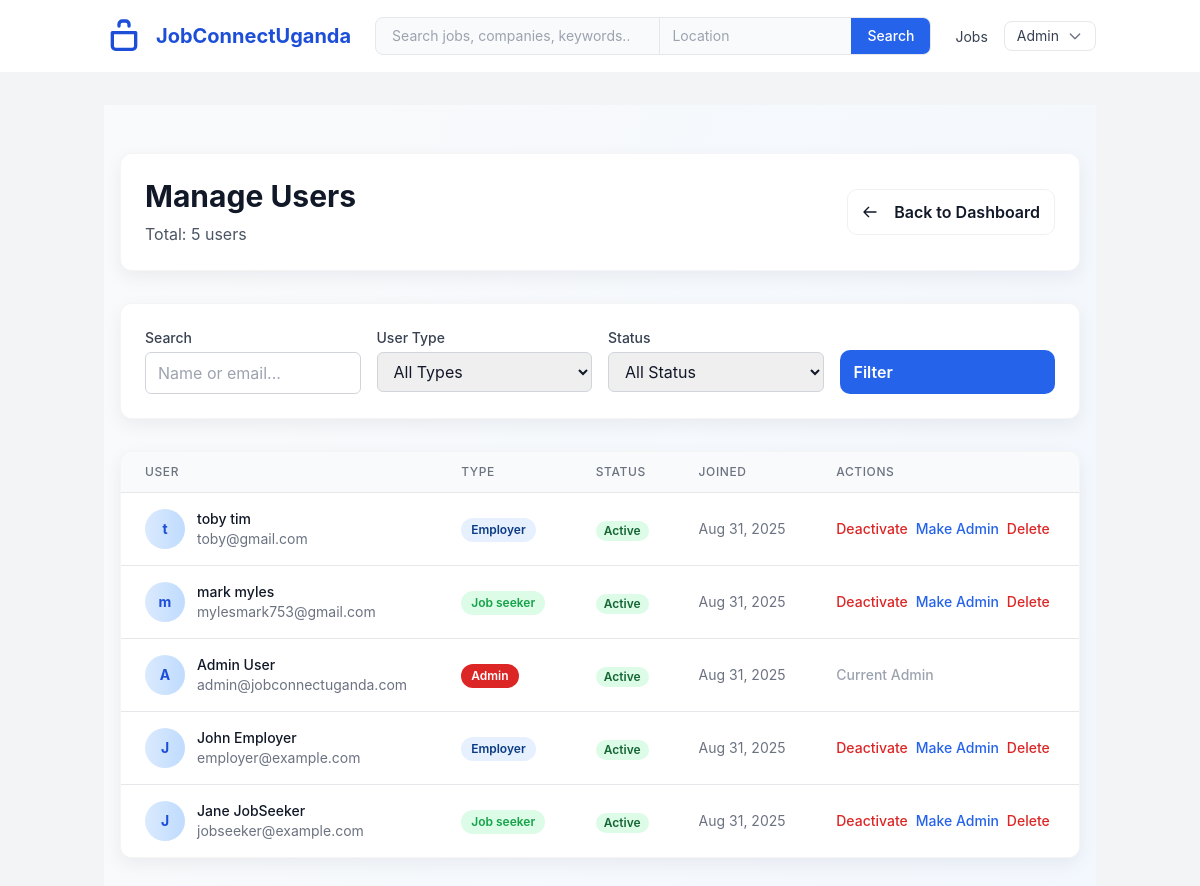
Page /Admin/users.php (signed in) on the committed database.
### tables this page shows
CREATE TABLE users (
    user_id INTEGER PRIMARY KEY AUTOINCREMENT,
    email TEXT NOT NULL UNIQUE,
    password_hash TEXT NOT NULL,
    user_type TEXT CHECK(user_type IN ('job_seeker', 'employer', 'admin')) NOT NULL,
    first_name TEXT NOT NULL,
    last_name TEXT NOT NULL,
    phone TEXT,
    created_at DATETIME DEFAULT CURRENT_TIMESTAMP,
    last_login DATETIME,
    is_active INTEGER DEFAULT 1
, password VARCHAR(255));

### Includes/functions.php (called while the page is built, shortened)
<?php
function sanitize($data) {
    return htmlspecialchars(strip_tags(trim($data)));
}
?>

### Admin/users.php (the view, shortened to what this page needs)
<?php
require_once '../Includes/config.php';
$search = sanitize($_GET['search'] ?? '');
$where = [];
$params = [];
$whereClause = !empty($where) ? "WHERE " . implode(" AND ", $where) : "";
$page = max(1, (int)($_GET['page'] ?? 1));
$limit = 20;
$offset = ($page - 1) * $limit;
$stmt = $pdo->prepare("SELECT COUNT(*) FROM users $whereClause");
$stmt->execute($params);
$totalUsers = $stmt->fetchColumn();
$stmt = $pdo->prepare("SELECT * FROM users $whereClause ORDER BY created_at DESC LIMIT $limit OFFSET $offset");
$stmt->execute($params);
$users = $stmt->fetchAll();
require_once '../Includes/header.php';
?>
<section class="py-12 bg-gradient-to-br from-gray-50 to-blue-50 min-h-screen">
    <div class="container mx-auto px-4">
        <div class="card p-6 mb-8">
            <div class="flex flex-col md:flex-row md:items-center justify-between gap-4">
                <div>
                    <h1 class="text-3xl font-bold text-gray-900 mb-2">Manage Users</h1>
                    <p class="text-gray-600">Total: <?php echo number_format($totalUsers); ?> users</p>
                </div>
                <a href="Dashboard.php" class="btn btn-ghost">
                    <svg class="w-4 h-4 mr-2" fill="none" stroke="currentColor" viewBox="0 0 24 24">
                        <path stroke-linecap="round" stroke-linejoin="round" stroke-width="2" d="M10 19l-7-7m0 0l7-7m-7 7h18"></path>
                    </svg>
                    Back to Dashboard
                </a>
            </div>
        </div>
        <div class="card p-6 mb-8">
            <form method="GET" class="grid grid-cols-1 md:grid-cols-4 gap-4">
                <div>
                    <label class="block text-sm font-medium text-gray-700 mb-1">Search</label>
                    <input type="text" name="search" value="<?php echo htmlspecialchars($search); ?>"
                           class="w-full px-3 py-2 border border-gray-300 rounded-md focus:outline-none focus:ring-2 focus:ring-blue-500"
                           placeholder="Name or email...">
                </div>
                <div>
                    <label class="block text-sm font-medium text-gray-700 mb-1">User Type</label>
                    <select name="user_type" class="w-full px-3 py-2 border border-gray-300 rounded-md focus:outline-none focus:ring-2 focus:ring-blue-500">
                        <option value="">All Types</option>
                    </select>
                </div>
                <div>
                    <label class="block text-sm font-medium text-gray-700 mb-1">Status</label>
                    <select name="status" class="w-full px-3 py-2 border border-gray-300 rounded-md focus:outline-none focus:ring-2 focus:ring-blue-500">
                        <option value="">All Status</option>
                    </select>
                </div>
                <div class="flex items-end">
                    <button type="submit" class="btn btn-primary w-full">Filter</button>
                </div>
            </form>
        </div>
        <div class="card overflow-hidden">
            <div class="overflow-x-auto">
                <table class="min-w-full divide-y divide-gray-200">
                    <thead class="bg-gray-50">
                        <tr>
                            <th class="px-6 py-3 text-left text-xs font-medium text-gray-500 uppercase tracking-wider">User</th>
                            <th class="px-6 py-3 text-left text-xs font-medium text-gray-500 uppercase tracking-wider">Type</th>
                            <th class="px-6 py-3 text-left text-xs font-medium text-gray-500 uppercase tracking-wider">Status</th>
                            <th class="px-6 py-3 text-left text-xs font-medium text-gray-500 uppercase tracking-wider">Joined</th>
                            <th class="px-6 py-3 text-left text-xs font-medium text-gray-500 uppercase tracking-wider">Actions</th>
                        </tr>
                    </thead>
                    <tbody class="bg-white divide-y divide-gray-200">
                        <?php foreach ($users as $user): ?>
                            <tr class="hover:bg-gray-50">
                                <td class="px-6 py-4 whitespace-nowrap">
                                    <div class="flex items-center">
                                        <div class="w-10 h-10 bg-gradient-to-r from-blue-100 to-blue-200 rounded-full flex items-center justify-center mr-3">
                                            <span class="text-sm font-bold text-blue-700"><?php echo substr($user['first_name'], 0, 1); ?></span>
                                        </div>
                                        <div>
                                            <div class="text-sm font-medium text-gray-900"><?php echo htmlspecialchars($user['first_name'] . ' ' . $user['last_name']); ?></div>
                                            <div class="text-sm text-gray-500"><?php echo htmlspecialchars($user['email']); ?></div>
                                        </div>
                                    </div>
                                </td>
                                <td class="px-6 py-4 whitespace-nowrap">
                                    <span class="badge" style="background:<?php
                                        echo match($user['user_type']) {
                                            'admin' => '#dc2626;color:#ffffff',
                                            'employer' => '#e6f0ff;color:#0b3b84',
                                            default => '#dcfce7;color:#16a34a'
                                        }; ?>;font-size:0.75rem">
                                        <?php echo ucfirst(str_replace('_', ' ', $user['user_type'])); ?>
                                    </span>
                                </td>
                                <td class="px-6 py-4 whitespace-nowrap">
                                    <span class="px-2 inline-flex text-xs leading-5 font-semibold rounded-full <?php echo $user['is_active'] ? 'bg-green-100 text-green-800' : 'bg-red-100 text-red-800'; ?>">
                                        <?php echo $user['is_active'] ? 'Active' : 'Inactive'; ?>
                                    </span>
                                </td>
                                <td class="px-6 py-4 whitespace-nowrap text-sm text-gray-500">
                                    <?php echo date('M j, Y', strtotime($user['created_at'])); ?>
                                </td>
                                <td class="px-6 py-4 whitespace-nowrap text-sm font-medium">
                                    <div class="flex items-center gap-2">
                                        <?php if ($user['user_type'] !== 'admin' || $_SESSION['user_id'] !== $user['user_id']): ?>
                                            <?php if ($user['is_active']): ?>
                                                <form method="POST" class="inline">
                                                    <button type="submit" name="action" value="deactivate" class="text-red-600 hover:text-red-900" onclick="return confirm('Deactivate this user?')">Deactivate</button>
                                                </form>
                                            <?php endif; ?>
                                            <?php if ($user['user_type'] !== 'admin'): ?>
                                                <form method="POST" class="inline">
                                                    <button type="submit" name="action" value="make_admin" class="text-blue-600 hover:text-blue-900" onclick="return confirm('Make this user an admin?')">Make Admin</button>
                                                </form>
                                                <form method="POST" class="inline">
                                                    <button type="submit" name="action" value="delete" class="text-red-600 hover:text-red-900" onclick="return confirm('Delete this user? This action cannot be undone.')">Delete</button>
                                                </form>
                                            <?php endif; ?>
                                        <?php else: ?>
                                            <span class="text-gray-400">Current Admin</span>
                                        <?php endif; ?>
                                    </div>
                                </td>
                            </tr>
                        <?php endforeach; ?>
                    </tbody>
                </table>
            </div>
        </div>
    </div>
</section>
<?php require_once '../Includes/footer.php'; ?>

### Assets/CSS/styles.css (style rules this page uses)
body { font-family: 'Inter', -apple-system, BlinkMacSystemFont, 'Segoe UI', Roboto, Oxygen, Ubuntu, Cantarell, 'Open Sans', 'Helvetica Neue', sans-serif; line-height: 1.6; }
.card { transition: transform 0.2s ease, box-shadow 0.2s ease; }
.badge { display: inline-block; padding: 0.25rem 0.5rem; font-size: 0.75rem; font-weight: 600; line-height: 1; text-align: center; white-space: nowrap; vertical-align: baseline; border-radius: 0.25rem; }
:root { --brand-blue: #1e40af; --brand-blue-600: #2563eb; --muted: #6b7280; --bg: #f8fafc; --success: #10b981; }
html,body { font-family:Inter, ui-sans-serif, system-ui, -apple-system, 'Segoe UI', Roboto, 'Helvetica Neue', Arial; background:var(--bg); color:#111827; }
.card { background:#fff;border-radius:12px;box-shadow:0 6px 18px rgba(17,24,39,0.06);border:1px solid rgba(2,6,23,0.04); }
.btn { display:inline-flex;align-items:center;gap:8px;padding:10px 14px;border-radius:10px;font-weight:600 }
.btn-primary { background:var(--brand-blue-600);color:#fff }
.btn-ghost { background:transparent;border:1px solid rgba(2,6,23,0.06) }
.badge { display:inline-block;padding:6px 10px;border-radius:999px;font-size:0.75rem }

### rows in the picture
users: first_name "t", first_name+last_name "toby tim", email "toby@gmail.com", user_type "Employer", is_active "Active", created_at "Aug 31, 2025"
users: first_name "m", first_name+last_name "mark myles", email "mylesmark753@gmail.com", user_type "Job seeker", is_active "Active", created_at "Aug 31, 2025"
users: first_name "A", first_name+last_name "Admin User", email "admin@jobconnectuganda.com", user_type "Admin", is_active "Active", created_at "Aug 31, 2025", shows "Current Admin"
users: first_name "J", first_name+last_name "John Employer", email "employer@example.com", user_type "Employer", is_active "Active", created_at "Aug 31, 2025"
users: first_name "J", first_name+last_name "Jane JobSeeker", email "jobseeker@example.com", user_type "Job seeker", is_active "Active", created_at "Aug 31, 2025"

### other values in the picture
$_SESSION['first_name'] "Admin"
$totalUsers "5"
